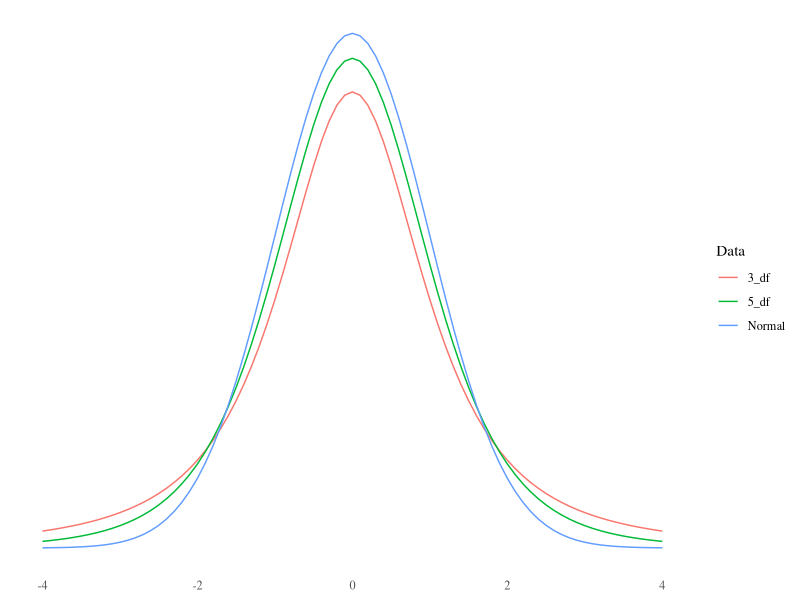

Generate this figure with R:
## ---- chunk 1
library(tufte)
require(dplyr)
require(tidyr)
require(ggplot2)
require(ggthemes)
require(knitr)
require(tibble)

# invalidate cache when the tufte version changes
knitr::opts_chunk$set(tidy = FALSE, cache.extra = packageVersion('tufte'))
options(htmltools.dir.version = FALSE)
## ---- chunk 2

xh <- c("Population Parameter", "Sample Statistic Point Estimate")
x <- as.data.frame(c("$\\mu$", "$\\pi$"))
y <- as.data.frame(c("$\\bar{x}$", "$p$"))
df <- bind_cols(x,y)
colnames(df) <- xh
kable(df, caption = "Point Estimates")

## ---- chunk 3

x1 <- tibble(c( 1,2,3,4,5))
x2 <- tibble(c( 362.30,369.50,360.00,362.12,373.88))
x3 <- tibble(c( 356.42,363.62,354.12,356.24,368.00))
x4 <- tibble(c( 368.18,375.38,365.88,368.00,379.76))
x5 <- tibble(c("Yes", "Yes", "No", "Yes", "Yes"))
x <- c("$\\mu$", "$\\bar{X}$")
csn1 <- paste("Contains ",x[1], "?", sep = "")
cns <- c("Sample #", x[2], "Lower Limit","Upper Limit",csn1)
df <- bind_cols(x1,x2,x3,x4,x5)
colnames(df) <- cns
kable(df)

## ---- chunk 4
x1 <- tibble(c("80.0%","90,0%","95.0%","98.0%","99.0%","99.8%","99.9%"))
x2 <- tibble(c("0.800","0.900","0.950","0.980","0.990","0.998","0.999"))
x3 <- tibble(c("1.280","1.645","1.960","2.330","2.580","3.080","3.270"))
x <- c("$1-\\alpha$", "$Z _{\\alpha/2}value$")
csn1 <- paste("Confidence Coefficient ",x[1], sep = "")
cn <- c("Confidence Level", csn1, x[2])
df <- bind_cols(x1, x2, x3)
colnames(df) <- cn
# cns <- as.data.frame(c("Sample #", x[2], "Lower Limit"))
kable(df)
## ---- chunk 5
z=seq(-4,4,by=.1)
ztbl <- tibble(z)
y=(y=dnorm(z))
tst <- tibble(x=z, y=y)

Data <- (Data=rep("Normal", times=81))
tst1 <- tibble(z=z, y=y, Data=Data)
Data <- (Data=rep("3_df", times=81))
y <- (y=dt(z,df=2))
tst2 <- tibble(z=z, y=y, Data=Data)
Data <- (Data=rep("5_df", times=81))
y <- (y=dt(z,df=5))
tst3 <- tibble(z=z, y=y, Data=Data)

n <- bind_rows(tst1,tst2,tst3)
n$Data <- as.factor(n$Data)

ggplot(data=n,
       aes(x=z, y=y, colour=Data)) +
  geom_line() + theme_tufte() +
  theme(axis.title=element_blank(), axis.text.y = element_blank(), 
        axis.ticks = element_blank(), strip.text = element_blank())
cl <- tibble(c(".80", ".90", ".95", ".99"))
df10 <- tibble(c( 1.372,1.812, 2.228,3.169))
df20 <- tibble(c( 1.325, 1.725, 2.086, 2.845))
df30 <- tibble(c( 1.310,1.697, 2.042, 2.750))
z <- tibble(c("1.280", "1.645", "1.160", "2.580"))
dt <- bind_cols(cl, df10, df20, df30, z)
colnames(dt) <- c("CL", "t(df=10)", "t(df=20)", "t(df=30)", "Z(df=inf)")
kable(dt, caption = "Confidence Levels by degrees of freedom (df)")
